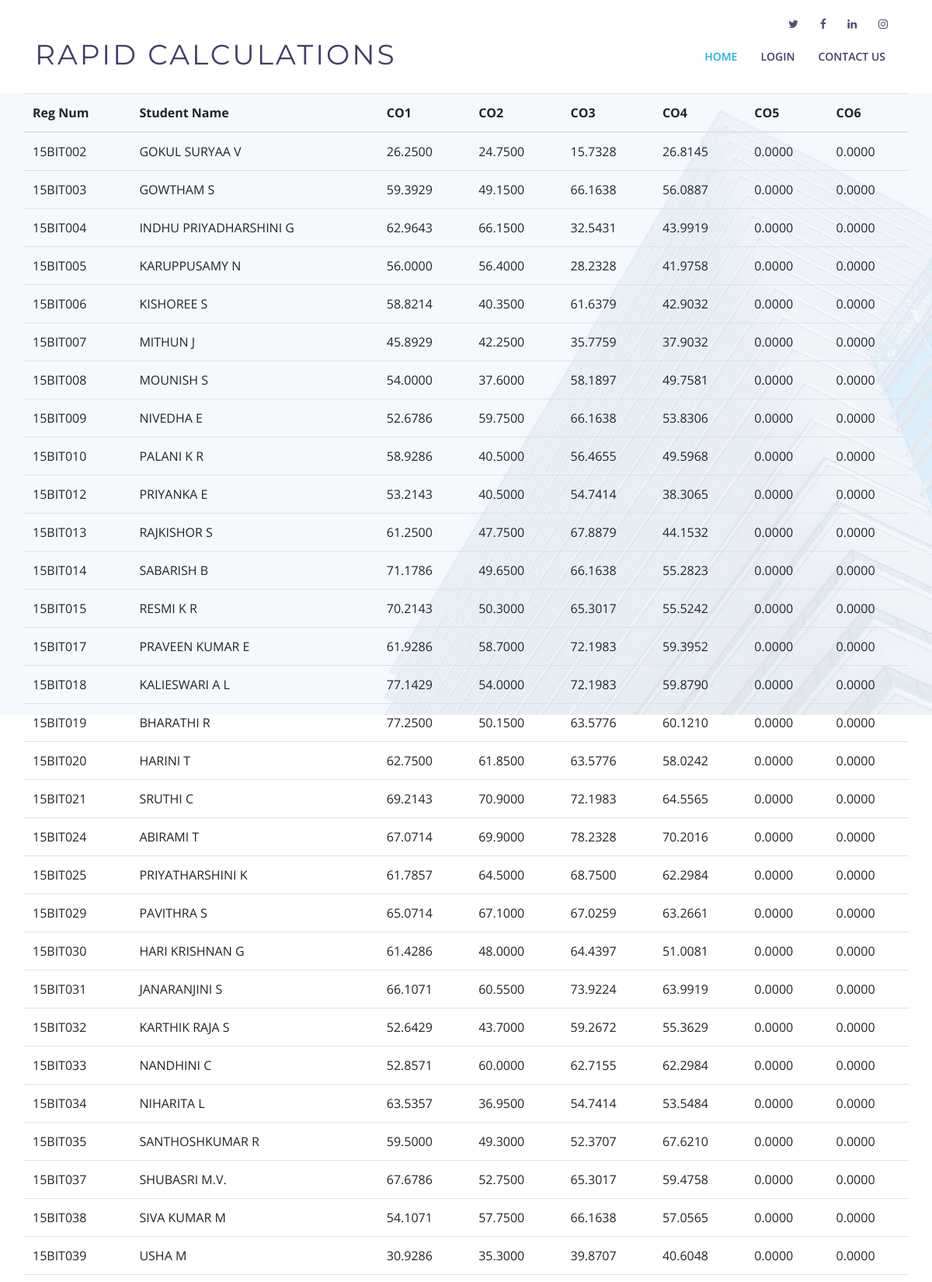
Page /Result/ (upper part) on the committed database.
### pages/models.py (models this page shows)
class TotalCOStudent(models.Model):
    reg_num = models.CharField(max_length=10, blank=False, default='')
    student_name = models.CharField(max_length=50, blank=False, default ='')
    co1 = models.DecimalField(max_digits=6, decimal_places=4, default=0)
    co2 = models.DecimalField(max_digits=6, decimal_places=4, default=0)
    co3 = models.DecimalField(max_digits=6, decimal_places=4, default=0)
    co4 = models.DecimalField(max_digits=6, decimal_places=4, default =0)
    co5 = models.DecimalField(max_digits=6, decimal_places=4, default=0)
    co6 = models.DecimalField(max_digits=6, decimal_places=4, default=0)

### pages/views.py (the view)
# urls.py: path('Result/', show_CO_result, name = "show_CO_result"),
def show_CO_result(request):
    return show_marks_attributes(request, TotalCOStudent, "total_co_student.html")

### pages/views.py (called while the page is built)
def show_marks_attributes(request, model, html_file):
    target_stu_items = TargetCOStudent.objects.all()
    target_cls_iems = TargetCOClass.objects.all()
    items = model.objects.all()
    context = {
        'range' : range(1, Student_details.objects.count() + 1),
        'marks_items' : items,
        'target_co_stu' : target_stu_items,
        'target_co_cls' : target_cls_iems,
    }
    return render(request, html_file, context)

### templates/total_co_student.html (shortened to what this page needs)
<!DOCTYPE html>
<html lang="en">
<head>
  <link href="/static/pages/lib/bootstrap/css/bootstrap.min.css" rel="stylesheet">
  <link href="/static/pages/lib/font-awesome/css/font-awesome.min.css" rel="stylesheet">
  <link href="/static/pages/lib/animate/animate.min.css" rel="stylesheet">
  <link href="/static/pages/lib/ionicons/css/ionicons.min.css" rel="stylesheet">
  <link href="/static/pages/lib/owlcarousel/assets/owl.carousel.min.css" rel="stylesheet">
  <link href="/static/pages/lib/lightbox/css/lightbox.min.css" rel="stylesheet">
  <link rel="stylesheet" href="/static/pages/css/style.css" type="text/css">
</head>
<body>
  <header id="header">
    <div id="topbar">
      <div class="container">
        <div class="social-links">
          <a href="https://twitter.com/kctofficial?lang=en" class="twitter"><i class="fa fa-twitter"></i></a>
          <a href="https://www.facebook.com/KCT.edu/" class="facebook"><i class="fa fa-facebook"></i></a>
          <a href="https://in.linkedin.com/school/kct/" class="linkedin"><i class="fa fa-linkedin"></i></a>
          <a href="https://www.instagram.com/kct_84/?hl=en" class="instagram"><i class="fa fa-instagram"></i></a>
        </div>
      </div>
    </div>
    <div class="container">
      <div class="logo float-left">
        <h1 class="text-light"><a href="#intro" class="scrollto"><span>Rapid Calculations</span></a></h1>
      </div>
      <nav class="main-nav float-right d-none d-lg-block">
        <ul>
          <li class="active"><a href="{% url 'home' %}">Home</a></li>
          <li><a href="{% url 'login' %}">Login</a></li>
          <li><a href="#footer">Contact Us</a></li>
        </ul>
      </nav>
    </div>
  </header>
<br><br><br><br><br>
  <section id="intro" >
    <div class="container h-50">
      <div class="row">
          <table class="table table-hover">
            <thead>
              <tr>
                <th>Reg Num</th>
                <th>Student Name</th>
                <th>CO1</th>
                <th>CO2</th>
                <th>CO3</th>
                <th>CO4</th>
                <th>CO5</th>
                <th>CO6</th>
                </tr>
            </thead>
            <tbody>
                {% for item in marks_items %}
                <tr>
                  <td> {{ item.reg_num }}</td>
                  <td>{{ item.student_name }}</td>
                  <td>{{ item.co1 }}</td>
                  <td>{{ item.co2 }}</td>
                  <td>{{ item.co3 }}</td>
                  <td>{{ item.co4 }}</td>
                  <td>{{ item.co5 }}</td>
                  <td>{{ item.co6 }}</td>
                </tr>
                {% endfor %}
            </tbody>
          </table>
    </div>
    </div>
  </section>
  </body>
  </html>

### static/pages/css/style.css (style rules this page uses)
body { background: #fff; color: #444; font-family: "Open Sans", sans-serif; }
a { color: #1bb1dc; transition: 0.5s; }
h1, h2, h3, h4, h5, h6 { font-family: "Montserrat", sans-serif; font-weight: 400; margin: 0 0 20px 0; padding: 0; }
#topbar { padding: 0 0 10px 0; font-size: 14px; transition: all 0.5s; }
#topbar .social-links { text-align: right; }
#topbar .social-links a { color: #535074; padding: 4px 12px; display: inline-block; line-height: 1px; }
#topbar .social-links a:first-child { border-left: 0; }
#header { height: 110px; transition: all 0.5s; z-index: 997; transition: all 0.5s; padding: 20px 0; position: fixed; left: 0; top: 0; right: 0; transition: all 0.5s; z-index: 997; }
#header .logo h1 { font-size: 36px; margin: 0; padding: 0; line-height: 1; font-weight: 400; letter-spacing: 3px; text-transform: uppercase; }
#header .logo h1 a, #header .logo h1 a:hover { color: #413e66; text-decoration: none; }
#intro { width: 100%; height: 100vh; position: relative; background: #f5f8fd url("../img/intro-bg.jpg") center top no-repeat; background-size: cover; }
.main-nav, .main-nav * { margin: 0; padding: 0; list-style: none; }
.main-nav > ul > li { position: relative; white-space: nowrap; float: left; }
.main-nav a { display: block; position: relative; color: #413e66; padding: 10px 15px; transition: 0.3s; font-size: 14px; font-family: "Open Sans", sans-serif; text-transform: uppercase; font-weight: 600; }
.main-nav a:hover, .main-nav .active > a, .main-nav li:hover > a { color: #1bb1dc; text-decoration: none; }
.mobile-nav { position: fixed; top: 0; bottom: 0; z-index: 9999; overflow-y: auto; left: -260px; width: 260px; padding-top: 18px; background: rgba(40, 38, 70, 0.8); transition: 0.4s; }
.mobile-nav * { margin: 0; padding: 0; list-style: none; }
.mobile-nav a { display: block; position: relative; color: #fff; padding: 10px 20px; font-weight: 500; }
.mobile-nav a:hover, .mobile-nav .active > a, .mobile-nav li:hover > a { color: #8dc2fa; text-decoration: none; }

### rows in the picture
TotalCOStudent: reg_num "15BIT002", student_name "GOKUL SURYAA V", co1 "26.2500", co2 "24.7500", co3 "15.7328", co4 "26.8145", co5 "0.0000", co6 "0.0000"
TotalCOStudent: reg_num "15BIT003", student_name "GOWTHAM S", co1 "59.3929", co2 "49.1500", co3 "66.1638", co4 "56.0887", co5 "0.0000", co6 "0.0000"
TotalCOStudent: reg_num "15BIT004", student_name "INDHU PRIYADHARSHINI G", co1 "62.9643", co2 "66.1500", co3 "32.5431", co4 "43.9919", co5 "0.0000", co6 "0.0000"
TotalCOStudent: reg_num "15BIT005", student_name "KARUPPUSAMY N", co1 "56.0000", co2 "56.4000", co3 "28.2328", co4 "41.9758", co5 "0.0000", co6 "0.0000"
TotalCOStudent: reg_num "15BIT006", student_name "KISHOREE S", co1 "58.8214", co2 "40.3500", co3 "61.6379", co4 "42.9032", co5 "0.0000", co6 "0.0000"
TotalCOStudent: reg_num "15BIT007", student_name "MITHUN J", co1 "45.8929", co2 "42.2500", co3 "35.7759", co4 "37.9032", co5 "0.0000", co6 "0.0000"
TotalCOStudent: reg_num "15BIT008", student_name "MOUNISH S", co1 "54.0000", co2 "37.6000", co3 "58.1897", co4 "49.7581", co5 "0.0000", co6 "0.0000"
TotalCOStudent: reg_num "15BIT009", student_name "NIVEDHA E", co1 "52.6786", co2 "59.7500", co3 "66.1638", co4 "53.8306", co5 "0.0000", co6 "0.0000"
TotalCOStudent: reg_num "15BIT010", student_name "PALANI K R", co1 "58.9286", co2 "40.5000", co3 "56.4655", co4 "49.5968", co5 "0.0000", co6 "0.0000"
TotalCOStudent: reg_num "15BIT012", student_name "PRIYANKA E", co1 "53.2143", co2 "40.5000", co3 "54.7414", co4 "38.3065", co5 "0.0000", co6 "0.0000"
TotalCOStudent: reg_num "15BIT013", student_name "RAJKISHOR S", co1 "61.2500", co2 "47.7500", co3 "67.8879", co4 "44.1532", co5 "0.0000", co6 "0.0000"
TotalCOStudent: reg_num "15BIT014", student_name "SABARISH B", co1 "71.1786", co2 "49.6500", co3 "66.1638", co4 "55.2823", co5 "0.0000", co6 "0.0000"
TotalCOStudent: reg_num "15BIT015", student_name "RESMI K R", co1 "70.2143", co2 "50.3000", co3 "65.3017", co4 "55.5242", co5 "0.0000", co6 "0.0000"
TotalCOStudent: reg_num "15BIT017", student_name "PRAVEEN KUMAR E", co1 "61.9286", co2 "58.7000", co3 "72.1983", co4 "59.3952", co5 "0.0000", co6 "0.0000"
TotalCOStudent: reg_num "15BIT018", student_name "KALIESWARI A L", co1 "77.1429", co2 "54.0000", co3 "72.1983", co4 "59.8790", co5 "0.0000", co6 "0.0000"
TotalCOStudent: reg_num "15BIT019", student_name "BHARATHI R", co1 "77.2500", co2 "50.1500", co3 "63.5776", co4 "60.1210", co5 "0.0000", co6 "0.0000"
TotalCOStudent: reg_num "15BIT020", student_name "HARINI T", co1 "62.7500", co2 "61.8500", co3 "63.5776", co4 "58.0242", co5 "0.0000", co6 "0.0000"
TotalCOStudent: reg_num "15BIT021", student_name "SRUTHI C", co1 "69.2143", co2 "70.9000", co3 "72.1983", co4 "64.5565", co5 "0.0000", co6 "0.0000"
TotalCOStudent: reg_num "15BIT024", student_name "ABIRAMI T", co1 "67.0714", co2 "69.9000", co3 "78.2328", co4 "70.2016", co5 "0.0000", co6 "0.0000"
TotalCOStudent: reg_num "15BIT025", student_name "PRIYATHARSHINI K", co1 "61.7857", co2 "64.5000", co3 "68.7500", co4 "62.2984", co5 "0.0000", co6 "0.0000"
TotalCOStudent: reg_num "15BIT029", student_name "PAVITHRA S", co1 "65.0714", co2 "67.1000", co3 "67.0259", co4 "63.2661", co5 "0.0000", co6 "0.0000"
TotalCOStudent: reg_num "15BIT030", student_name "HARI KRISHNAN G", co1 "61.4286", co2 "48.0000", co3 "64.4397", co4 "51.0081", co5 "0.0000", co6 "0.0000"
TotalCOStudent: reg_num "15BIT031", student_name "JANARANJINI S", co1 "66.1071", co2 "60.5500", co3 "73.9224", co4 "63.9919", co5 "0.0000", co6 "0.0000"
TotalCOStudent: reg_num "15BIT032", student_name "KARTHIK RAJA S", co1 "52.6429", co2 "43.7000", co3 "59.2672", co4 "55.3629", co5 "0.0000", co6 "0.0000"
TotalCOStudent: reg_num "15BIT033", student_name "NANDHINI C", co1 "52.8571", co2 "60.0000", co3 "62.7155", co4 "62.2984", co5 "0.0000", co6 "0.0000"
TotalCOStudent: reg_num "15BIT034", student_name "NIHARITA L", co1 "63.5357", co2 "36.9500", co3 "54.7414", co4 "53.5484", co5 "0.0000", co6 "0.0000"
TotalCOStudent: reg_num "15BIT035", student_name "SANTHOSHKUMAR R", co1 "59.5000", co2 "49.3000", co3 "52.3707", co4 "67.6210", co5 "0.0000", co6 "0.0000"
TotalCOStudent: reg_num "15BIT037", student_name "SHUBASRI M.V.", co1 "67.6786", co2 "52.7500", co3 "65.3017", co4 "59.4758", co5 "0.0000", co6 "0.0000"
TotalCOStudent: reg_num "15BIT038", student_name "SIVA KUMAR M", co1 "54.1071", co2 "57.7500", co3 "66.1638", co4 "57.0565", co5 "0.0000", co6 "0.0000"
TotalCOStudent: reg_num "15BIT039", student_name "USHA M", co1 "30.9286", co2 "35.3000", co3 "39.8707", co4 "40.6048", co5 "0.0000", co6 "0.0000"
